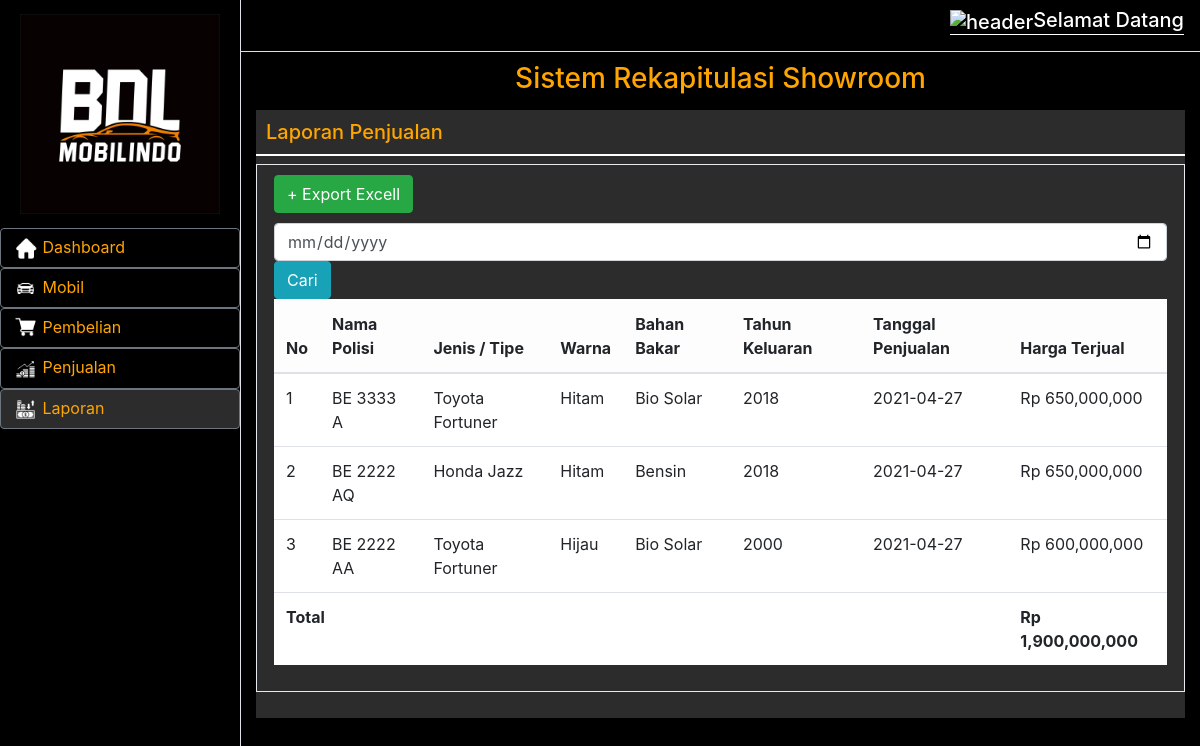
Before: /index.php/auth/lihatlaporanpenjualan with the older database file.
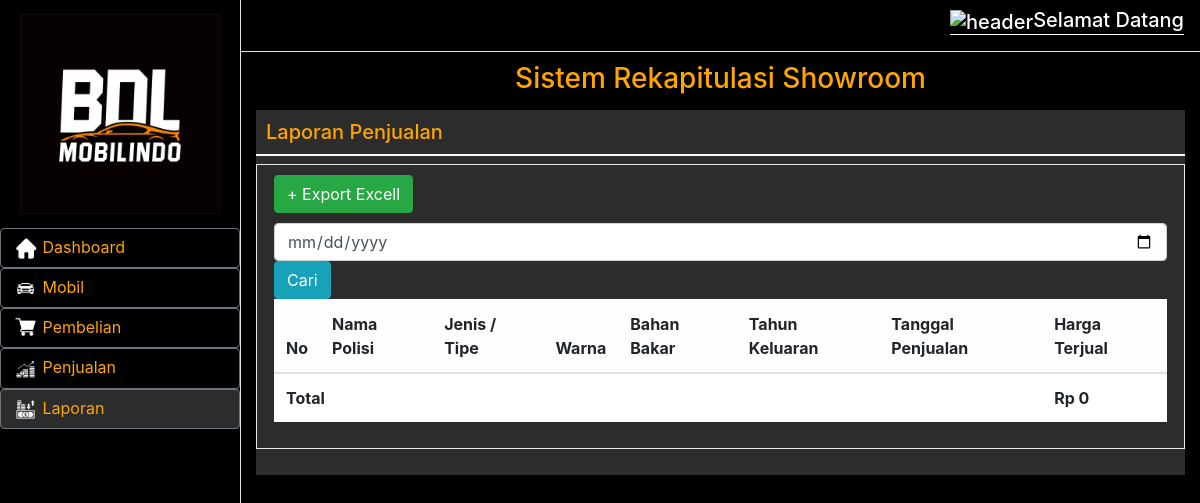
After: the same page with the newer database file.
### tables this page shows
CREATE TABLE `penjualan` (
  `id_jual` int(5) NOT NULL,
  `tgl_jual` date NOT NULL,
  `no_polis` varchar(30) NOT NULL,
  `jenis_typr` varchar(30) NOT NULL,
  `warna` varchar(30) NOT NULL,
  `bahan_bakar` varchar(30) NOT NULL,
  `tahun_keluaran` int(5) NOT NULL,
  `harga_jual` int(30) NOT NULL,
  `status` int(30) NOT NULL
);

### application/controllers/Auth.php (called while the page is built, shortened)
<?php
class Auth extends CI_Controller
{
    public function __construct()
    {
        $this->load->library('form_validation');
        $this->load->model('model_mobil');
        $this->load->model('model_pembelian');
        $this->load->model('model_penjualan');
    }
    public function lihatlaporanpenjualan()
    {
        $data = array(
            'title' => 'Data Mobil',
            'data_laporan' => $this->model_penjualan->tabel_laporan()
        );
        $data['sum_jumlahpenjualan'] = $this->model_penjualan->get_sum();
        $this->load->view('lihat-laporan-penjualan', $data);
    }
}

### index.php (called while the page is built, shortened)
<?php
require_once BASEPATH.'core/CodeIgniter.php';

### application/models/Model_penjualan.php (called while the page is built, shortened)
<?php
class model_penjualan extends CI_Model
{
    public function tabel_laporan()
    {
        $query = $this->db->order_by('id_jual', 'DESC')->get('penjualan');
        return $query->result();
    }
    public function get_sum()
    {
        $this->db->select_sum('harga_jual', 'jumlahpenjualan');
        $this->db->from('penjualan');
        return $this->db->get('')->row();
    }
}

### application/views/lihat-laporan-penjualan.php (the view, shortened to what the changed rows need)
<!DOCTYPE html>
<html>
<head>
    <link href="assets/vendor/bootstrap/css/bootstrap.min.css" rel="stylesheet">
    <link href="assets/css/lihat-mobil.css" rel="stylesheet">
</head>
<body>
    <div class="d-flex" id="wrapper">
        <div id="page-content-wrapper">
            <div class="container-fluid">
                <div class="card-wrapper pb-3">
                    <div class="x_panel">
                        <table class="table">
                            <thead class="table-light">
                                <tr>
                                    <th>No</th>
                                    <th>Nama Polisi</th>
                                    <th>Jenis / Tipe</th>
                                    <th>Warna</th>
                                    <th>Bahan Bakar</th>
                                    <th>Tahun Keluaran</th>
                                    <th>Tanggal Penjualan</th>
                                    <th>Harga Terjual</th>
                                </tr>
                            </thead>
                            <tbody>
                                <?php $i = 1;
                                foreach ($data_laporan as $mobil) { ?>
                                    <tr>
                                        <td><?= $i; ?></td>
                                        <td><?php echo $mobil->no_polis ?></td>
                                        <td><?php echo $mobil->jenis_typr ?></td>
                                        <td><?php echo $mobil->warna ?></td>
                                        <td><?php echo $mobil->bahan_bakar ?></td>
                                        <td><?php echo $mobil->tahun_keluaran ?></td>
                                        <td><?php echo $mobil->tgl_jual ?></td>
                                        <td>Rp <?php echo number_format($mobil->harga_jual) ?></td>
                                    </tr>
                                <?php $i++;
                                } ?>
                                <tr style="font-weight: bold;">
                                    <td colspan="7">Total</td>
                                    <td>Rp <?php echo number_format($sum_jumlahpenjualan->jumlahpenjualan) ?></td>
                                </tr>
                            </tbody>
                        </table>
                    </div>
                </div>
</body>
</html>

Changed rows visible on the page:
removed penjualan: no_polis "BE 3333 A", jenis_typr "Toyota Fortuner", warna "Hitam", bahan_bakar "Bio Solar", tahun_keluaran "2018", tgl_jual "2021-04-27", harga_jual "650,000,000"
removed penjualan: no_polis "BE 2222 AQ", jenis_typr "Honda Jazz", warna "Hitam", bahan_bakar "Bensin", tahun_keluaran "2018", tgl_jual "2021-04-27", harga_jual "650,000,000"
removed penjualan: no_polis "BE 2222 AA", jenis_typr "Toyota Fortuner", warna "Hijau", bahan_bakar "Bio Solar", tahun_keluaran "2000", tgl_jual "2021-04-27", harga_jual "600,000,000"
Other visible differences:
$sum_jumlahpenjualan->jumlahpenjualan: "1,900,000,000" → "0"
